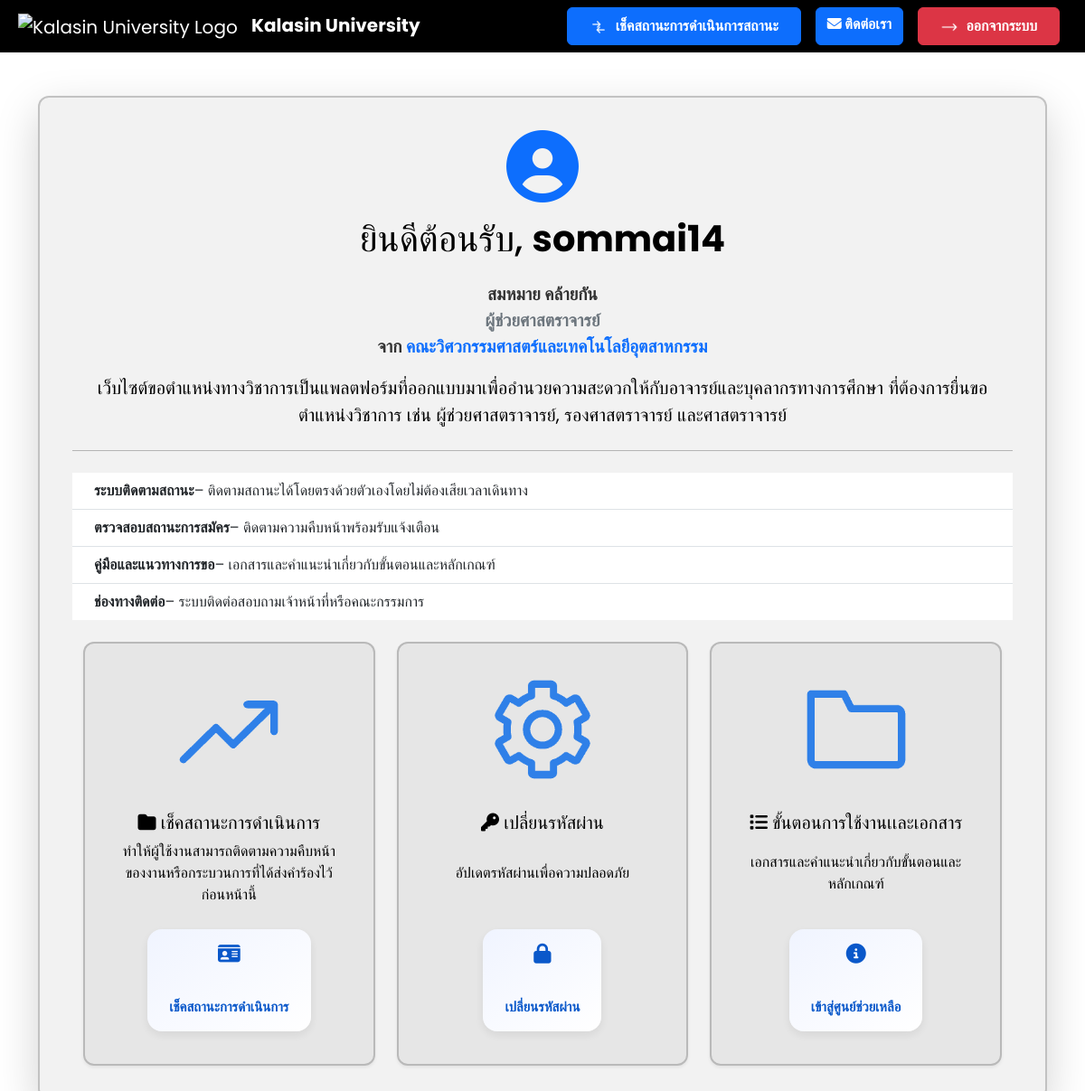
Page /dashboard (signed in) on the committed database.
### app.py (models this page shows)
class User(db.Model, UserMixin):
    __tablename__ = "user"
    id        = db.Column(db.Integer, primary_key=True)
    username  = db.Column(db.String(80),  unique=True, nullable=False)
    password  = db.Column(db.String(128), nullable=False)   # เก็บ hash ได้ยาว ๆ
    full_name = db.Column(db.String(150), nullable=False)
    first_name = db.Column(db.String(80))
    last_name  = db.Column(db.String(80))
    faculty    = db.Column(db.String(100), nullable=False)
    email      = db.Column(db.String(120), unique=True, nullable=False)
    role       = db.Column(db.String(20),  default="user")
    phone      = db.Column(db.String(20))   # 🆕 เพิ่มบรรทัดนี้
    position = db.Column(db.String(100), nullable=True)
    requests = db.relationship(
        "AcademicRequest",
        backref="user",
        cascade="all, delete-orphan",
        lazy="dynamic"
    )
    workflow_steps = db.relationship(
        "WorkflowStep",
        backref="user",
        cascade="all, delete-orphan",
        lazy="dynamic"
    )
    contact_messages = db.relationship(
        "ContactMessage",
        back_populates="user",
        cascade="all, delete-orphan", # <-- This is the crucial instruction
        lazy="dynamic"
    )

### app.py (the view)
@app.route('/dashboard')
def user_dashboard():
    user_id = session.get('user_id')
    if user_id:
        user = User.query.get(user_id)
        name_parts = user.full_name.strip().split(" ", 1)
        first_name = name_parts[0]
        last_name = name_parts[1] if len(name_parts) > 1 else ""
        faculty_th = FACULTY_MAP.get(user.faculty, "ไม่ระบุคณะ")
        position_th = POSITION_MAP.get(user.position, "ไม่ระบุตำแหน่ง")
        return render_template(
            'user_dashboard.html',
            username=user.username,
            first_name=first_name,      # ส่วนเดิม
            last_name=last_name,        # ส่วนเดิม
            faculty=faculty_th,         # ส่วนเดิม
            position=position_th        # <-- ส่วนที่เพิ่มใหม่
        )
    return redirect(url_for('user_login'))

### app.py (called while the page is built)
@app.after_request
def add_no_cache_headers(resp):
    resp.headers['Cache-Control'] = (
        'no-store, no-cache, must-revalidate, max-age=0')
    resp.headers['Pragma'] = 'no-cache'
    resp.headers['Expires'] = '0'
    return resp

### templates/user_dashboard.html (shortened to what this page needs)
<!DOCTYPE html>
<html lang="th">
<head>
    <link href="https://cdn.jsdelivr.net/npm/bootstrap@5.3.3/dist/css/bootstrap.min.css" rel="stylesheet">
    <link rel="stylesheet" href="https://cdnjs.cloudflare.com/ajax/libs/font-awesome/6.4.2/css/all.min.css">
</head>
<body>
<nav class="navbar navbar-expand-lg navbar-dark" style="background-color: black;">
    <div class="container-fluid">
        <a class="navbar-brand ms-2" href="{{ url_for('user_dashboard') }}">
                <img src="https://upload.wikimedia.org/wikipedia/th/thumb/4/4e/Kalasin_University_Seal.svg/1200px-Kalasin_University_Seal.svg.png" alt="Kalasin University Logo" style="height: 50px; margin-right: 10px;">
                <strong>Kalasin University</strong>
            </a>
<div class="ms-auto d-flex gap-2 me-3">
    <a href="{{ url_for('status') }}" class="btn btn-primary fw-bold px-4 py-2 me-2">
        <img src="{{ url_for('static', filename='images/rearoww.gif') }}" style="height: 20px; margin-right: 5px;">
                    </i> เช็คสถานะการดำเนินการสถานะ
                </a>
<a href="{{ url_for('contact') }}"
         class="btn btn-primary fw-bold me-2"><i class="fas fa-envelope"></i> ติดต่อเรา</a>
            <a href="{{ url_for('logout') }}" class="btn btn-danger fw-bold px-4 py-2">
                <img src="{{ url_for('static', filename='images/arrow-white.gif') }}" style="height: 20px; margin-right: 5px;">
                ออกจากระบบ
            </a>
        </div>
    </div>
</nav>
    <div class="container mt-5">
        <div class="card shadow-lg">
            <div class="card-body text-center">
                <div class="mb-3">
                    <i class="fas fa-user-circle fa-5x text-primary"></i>
                </div>
               <h1 class="mb-4">
    ยินดีต้อนรับ, <strong>{{ username }}</strong>
</h1>
<p style="font-size:1.2rem;font-weight:600;color:#333;">
    {{ first_name }} {{ last_name }}<br>
    <span class="text-secondary fw-bold">{{ position }}</span><br>
    จาก <strong class="text-primary">คณะ{{ faculty }}</strong>
</p>
                <p class="lead">
                    เว็บไซต์ขอตำแหน่งทางวิชาการเป็นแพลตฟอร์มที่ออกแบบมาเพื่ออำนวยความสะดวกให้กับอาจารย์และบุคลากรทางการศึกษา
                    ที่ต้องการยื่นขอตำแหน่งวิชาการ เช่น <strong>ผู้ช่วยศาสตราจารย์, รองศาสตราจารย์ และศาสตราจารย์</strong>
                </p>
                <hr class="my-4">
                <div class="text-start">
                    <ul class="list-group list-group-flush">
                        <li class="list-group-item d-flex align-items-center">
                             <strong>ระบบติดตามสถานะ</strong> – ติดตามสถานะได้โดยตรงด้วยตัวเองโดยไม่ต้องเสียเวลาเดินทาง
                        </li>
                        <li class="list-group-item d-flex align-items-center">
                             <strong>ตรวจสอบสถานะการสมัคร</strong> – ติดตามความคืบหน้าพร้อมรับแจ้งเตือน
                        </li>
                        <li class="list-group-item d-flex align-items-center">
                             <strong>คู่มือและแนวทางการขอ</strong> – เอกสารและคำแนะนำเกี่ยวกับขั้นตอนและหลักเกณฑ์
                        </li>
                        <li class="list-group-item d-flex align-items-center">
                             <strong>ช่องทางติดต่อ</strong> – ระบบติดต่อสอบถามเจ้าหน้าที่หรือคณะกรรมการ
                        </li>
                    </ul>
                </div>
                <div class="container mt-4">
    <div class="row g-4">
        <div class="col-md-4">
            <div class="card text-center h-100 shadow-sm">
                <img src="static/images/aROOWWWW.gif" class="card-img-top"
                alt="Manage Users"
                style="height: 150px; object-fit: contain; padding: 10px;">
                <div class="card-body d-flex flex-column justify-content-between align-items-center">
                    <h5 class="card-title"><i class="fa-solid fa-folder"></i> เช็คสถานะการดำเนินการ</h5>
                    <p class="card-text">ทำให้ผู้ใช้งานสามารถติดตามความคืบหน้าของงานหรือกระบวนการที่ได้ส่งคำร้องไว้ก่อนหน้านี้</p>
                    <a href="status" class="custom-icon-button">
                        <i class="fas fa-id-card"></i><br>เช็คสถานะการดำเนินการ
                    </a>
                </div>
            </div>
        </div>
<div class="col-md-4">
    <div class="card text-center h-100 shadow-sm">
        <img src="{{ url_for('static', filename='images/setthinhsss.gif') }}" class="card-img-top"
        alt="Manage Users"
        style="height: 150px; object-fit: contain; padding: 10px;">
        <div class="card-body d-flex flex-column justify-content-between align-items-center">
            <h5 class="card-title"><i class="fas fa-key"></i> เปลี่ยนรหัสผ่าน</h5>
            <p class="card-text">อัปเดตรหัสผ่านเพื่อความปลอดภัย</p>
            <a href="{{ url_for('change_password') }}" class="custom-icon-button">
                <i class="fas fa-lock"></i><br>เปลี่ยนรหัสผ่าน
            </a>
        </div>
    </div>
</div>
        <div class="col-md-4">
            <div class="card text-center h-100 shadow-sm">
                <img src="static/images/Filefggfg.gif" class="card-img-top"
                alt="Manage Users"
                style="height: 150px; object-fit: contain; padding: 10px;">
                <div class="card-body d-flex flex-column justify-content-between align-items-center">
                    <h5 class="card-title"><i class="fa-solid fa-list"></i> ขั้นตอนการใช้งานเเละเอกสาร</h5>
                    <p class="card-text">เอกสารและคำแนะนำเกี่ยวกับขั้นตอนและหลักเกณฑ์</p>
                    <a href="help" class="custom-icon-button">
                        <i class="fas fa-info-circle"></i><br>เข้าสู่ศูนย์ช่วยเหลือ
                    </a>
                </div>
            </div>
        </div>
    </div>
</div>
</body>
</html>

### templates/user_dashboard.html (style rules this page uses)
body { font-family: 'Poppins', sans-serif; background: white; color: black; transition: all 0.3s ease-in-out; }
.navbar { background: #000000; backdrop-filter: blur(10px); }
.card { background: rgba(0, 0, 0, 0.05); color: black; border-radius: 12px; padding: 20px; border: 2px solid rgba(0, 0, 0, 0.2); box-shadow: 0 5px 15px rgba(0, 0, 0, 0.2); }
.card-img-top { height: 200px; object-fit: cover; }
.custom-icon-button { display: inline-block; margin-top: 10px; padding: 10px 16px; border-radius: 10px; border: 1.5px solid #007bff; color: #007bff; text-decoration: none; font-weight: 500; text-align: center; background-color:rgb(51, 47, 47); transition: all 0.2s ease; }
.custom-icon-button i { font-size: 20px; margin-bottom: 8px; display: block; }
.custom-icon-button { display: flex; flex-direction: column; align-items: center; justify-content: center; padding: 16px 24px; gap: 8px; border: none; border-radius: 16px; background: linear-gradient(145deg, #f0f4ff, #ffffff); box-shadow: 0 4px 12px rgba(0, 0, 0, 0.08); color: #0a58ca; font-weight: 600; font-size: 15px; text-decoration: none; transition: all 0.3s ease; }
.custom-icon-button i { font-size: 22px; margin-bottom: 6px; color: #0a58ca; }

### rows in the picture
User: username "sommai14", first_name "สมหมาย", last_name "คล้ายกัน"

### other values in the picture
{{ position }} "ผู้ช่วยศาสตราจารย์"
{{ faculty }} "วิศวกรรมศาสตร์และเทคโนโลยีอุตสาหกรรม"
